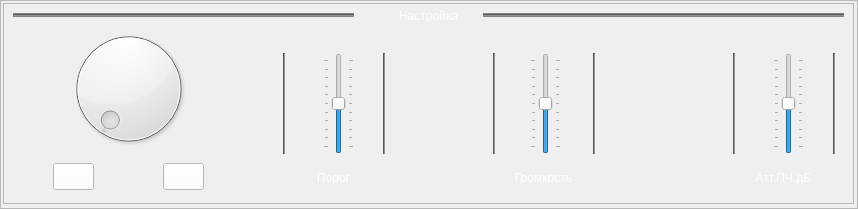
  <widget class="QFrame" name="frame_12">
   <property name="geometry">
    <rect>
     <x>810</x>
     <y>310</y>
     <width>858</width>
     <height>209</height>
    </rect>
   </property>
   <property name="frameShape">
    <enum>QFrame::StyledPanel</enum>
   </property>
   <property name="frameShadow">
    <enum>QFrame::Plain</enum>
   </property>
   <widget class="QFrame" name="frame_3">
    <property name="geometry">
     <rect>
      <x>3</x>
      <y>3</y>
      <width>851</width>
      <height>201</height>
     </rect>
    </property>
    <property name="frameShape">
     <enum>QFrame::StyledPanel</enum>
    </property>
    <property name="frameShadow">
     <enum>QFrame::Plain</enum>
    </property>
    <widget class="QSlider" name="verticalSlider_3">
     <property name="geometry">
      <rect>
       <x>770</x>
       <y>50</y>
       <width>31</width>
       <height>101</height>
      </rect>
     </property>
     <property name="cursor">
      <cursorShape>SplitVCursor</cursorShape>
     </property>
     <property name="maximum">
      <number>100</number>
     </property>
     <property name="singleStep">
      <number>10</number>
     </property>
     <property name="value">
      <number>50</number>
     </property>
     <property name="orientation">
      <enum>Qt::Vertical</enum>
     </property>
     <property name="tickPosition">
      <enum>QSlider::TicksBothSides</enum>
     </property>
     <property name="tickInterval">
      <number>10</number>
     </property>
    </widget>
    <widget class="QSlider" name="verticalSlider_2">
     <property name="geometry">
      <rect>
       <x>527</x>
       <y>50</y>
       <width>31</width>
       <height>101</height>
      </rect>
     </property>
     <property name="cursor">
      <cursorShape>SplitVCursor</cursorShape>
     </property>
     <property name="maximum">
      <number>100</number>
     </property>
     <property name="singleStep">
      <number>10</number>
     </property>
     <property name="value">
      <number>50</number>
     </property>
     <property name="orientation">
      <enum>Qt::Vertical</enum>
     </property>
     <property name="tickPosition">
      <enum>QSlider::TicksBothSides</enum>
     </property>
     <property name="tickInterval">
      <number>10</number>
     </property>
    </widget>
    <widget class="Line" name="line_12">
     <property name="geometry">
      <rect>
       <x>590</x>
       <y>50</y>
       <width>2</width>
       <height>101</height>
      </rect>
     </property>
     <property name="styleSheet">
      <string notr="true">background-color:rgb(130, 130, 130)</string>
     </property>
     <property name="orientation">
      <enum>Qt::Vertical</enum>
     </property>
    </widget>
    <widget class="QLabel" name="lbl_12">
     <property name="geometry">
      <rect>
       <x>730</x>
       <y>160</y>
       <width>101</width>
       <height>30</height>
      </rect>
     </property>
     <property name="styleSheet">
      <string notr="true">color: rgb(255, 255, 255);</string>
     </property>
     <property name="text">
      <string>Атт.ПЧ.дБ</string>
     </property>
     <property name="alignment">
      <set>Qt::AlignCenter</set>
     </property>
    </widget>
    <widget class="Line" name="line_11">
     <property name="geometry">
      <rect>
       <x>490</x>
       <y>50</y>
       <width>2</width>
       <height>101</height>
      </rect>
     </property>
     <property name="styleSheet">
      <string notr="true">background-color:rgb(130, 130, 130)</string>
     </property>
     <property name="orientation">
      <enum>Qt::Vertical</enum>
     </property>
    </widget>
    <widget class="Line" name="line_14">
     <property name="geometry">
      <rect>
       <x>730</x>
       <y>50</y>
       <width>2</width>
       <height>101</height>
      </rect>
     </property>
     <property name="styleSheet">
      <string notr="true">background-color:rgb(130, 130, 130)</string>
     </property>
     <property name="orientation">
      <enum>Qt::Vertical</enum>
     </property>
    </widget>
    <widget class="Line" name="line_4">
     <property name="geometry">
      <rect>
       <x>380</x>
       <y>50</y>
       <width>2</width>
       <height>101</height>
      </rect>
     </property>
     <property name="styleSheet">
      <string notr="true">background-color:rgb(130, 130, 130)</string>
     </property>
     <property name="orientation">
      <enum>Qt::Vertical</enum>
     </property>
    </widget>
    <widget class="QLabel" name="lbl_10">
     <property name="geometry">
      <rect>
       <x>280</x>
       <y>160</y>
       <width>101</width>
       <height>30</height>
      </rect>
     </property>
     <property name="styleSheet">
      <string notr="true">color: rgb(255, 255, 255);</string>
     </property>
     <property name="text">
      <string>Порог</string>
     </property>
     <property name="alignment">
      <set>Qt::AlignCenter</set>
     </property>
    </widget>
    <widget class="QDial" name="dial">
     <property name="geometry">
      <rect>
       <x>50</x>
       <y>20</y>
       <width>151</width>
       <height>131</height>
      </rect>
     </property>
    </widget>
    <widget class="Line" name="line_5">
     <property name="geometry">
      <rect>
       <x>280</x>
       <y>50</y>
       <width>2</width>
       <height>101</height>
      </rect>
     </property>
     <property name="styleSheet">
      <string notr="true">background-color:rgb(130, 130, 130)
</string>
     </property>
     <property name="orientation">
      <enum>Qt::Vertical</enum>
     </property>
    </widget>
    <widget class="QSlider" name="vs_porog">
     <property name="geometry">
      <rect>
       <x>320</x>
       <y>50</y>
       <width>31</width>
       <height>101</height>
      </rect>
     </property>
     <property name="cursor">
      <cursorShape>SplitVCursor</cursorShape>
     </property>
     <property name="maximum">
      <number>100</number>
     </property>
     <property name="singleStep">
      <number>10</number>
     </property>
     <property name="value">
      <number>50</number>
     </property>
     <property name="orientation">
      <enum>Qt::Vertical</enum>
     </property>
     <property name="invertedControls">
      <bool>false</bool>
     </property>
     <property name="tickPosition">
      <enum>QSlider::TicksBothSides</enum>
     </property>
     <property name="tickInterval">
      <number>10</number>
     </property>
    </widget>
    <widget class="QLabel" name="lbl_11">
     <property name="geometry">
      <rect>
       <x>490</x>
       <y>160</y>
       <width>101</width>
       <height>30</height>
      </rect>
     </property>
     <property name="styleSheet">
      <string notr="true">color: rgb(255, 255, 255);</string>
     </property>
     <property name="text">
      <string>Громкость</string>
     </property>
     <property name="alignment">
      <set>Qt::AlignCenter</set>
     </property>
    </widget>
    <widget class="Line" name="line_13">
     <property name="geometry">
      <rect>
       <x>830</x>
       <y>50</y>
       <width>2</width>
       <height>101</height>
      </rect>
     </property>
     <property name="styleSheet">
      <string notr="true">background-color:rgb(130, 130, 130)</string>
     </property>
     <property name="orientation">
      <enum>Qt::Vertical</enum>
     </property>
    </widget>
    <widget class="Line" name="line_7">
     <property name="geometry">
      <rect>
       <x>480</x>
       <y>10</y>
       <width>361</width>
       <height>4</height>
      </rect>
     </property>
     <property name="styleSheet">
      <string notr="true">background-color:rgb(130, 130, 130)</string>
     </property>
     <property name="orientation">
      <enum>Qt::Horizontal</enum>
     </property>
    </widget>
    <widget class="QLabel" name="l_begining_7">
     <property name="geometry">
      <rect>
       <x>360</x>
       <y>5</y>
       <width>131</width>
       <height>16</height>
      </rect>
     </property>
     <property name="styleSheet">
      <string notr="true">color: rgb(255, 255, 255);</string>
     </property>
     <property name="text">
      <string>Настройка</string>
     </property>
     <property name="alignment">
      <set>Qt::AlignCenter</set>
     </property>
    </widget>
    <widget class="Line" name="line_6">
     <property name="geometry">
      <rect>
       <x>10</x>
       <y>10</y>
       <width>341</width>
       <height>4</height>
      </rect>
     </property>
     <property name="styleSheet">
      <string notr="true">background-color:rgb(130, 130, 130)</string>
     </property>
     <property name="orientation">
      <enum>Qt::Horizontal</enum>
     </property>
    </widget>
    <widget class="QPushButton" name="btn_c_1">
     <property name="geometry">
      <rect>
       <x>50</x>
       <y>160</y>
       <width>41</width>
       <height>27</height>
      </rect>
     </property>
     <property name="cursor">
      <cursorShape>PointingHandCursor</cursorShape>
     </property>
     <property name="styleSheet">
      <string notr="true">background-color: rgb(255,255,255)</string>
     </property>
     <property name="text">
      <string/>
     </property>
    </widget>
    <widget class="QPushButton" name="btn_c_2">
     <property name="geometry">
      <rect>
       <x>160</x>
       <y>160</y>
       <width>41</width>
       <height>27</height>
      </rect>
     </property>
     <property name="cursor">
      <cursorShape>PointingHandCursor</cursorShape>
     </property>
     <property name="styleSheet">
      <string notr="true">background-color: rgb(255,255,255)</string>
     </property>
     <property name="text">
      <string/>
     </property>
    </widget>
   </widget>
  </widget>
